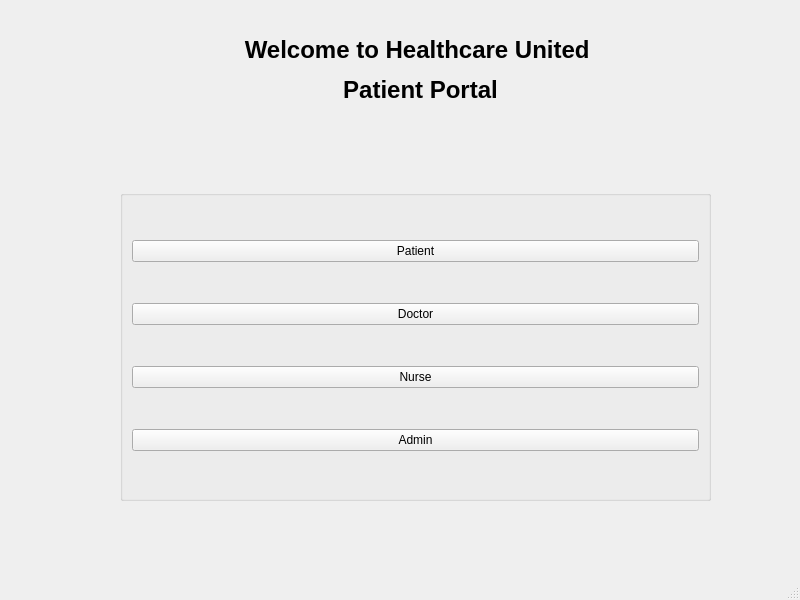
<?xml version="1.0" encoding="UTF-8"?>
<ui version="4.0">
 <class>MainWindow</class>
 <widget class="QMainWindow" name="MainWindow">
  <property name="geometry">
   <rect>
    <x>0</x>
    <y>0</y>
    <width>800</width>
    <height>600</height>
   </rect>
  </property>
  <property name="windowTitle">
   <string>MainWindow</string>
  </property>
  <widget class="QWidget" name="centralwidget">
   <widget class="QLabel" name="label">
    <property name="geometry">
     <rect>
      <x>40</x>
      <y>20</y>
      <width>761</width>
      <height>141</height>
     </rect>
    </property>
    <property name="text">
     <string>&lt;html&gt;&lt;head/&gt;&lt;body&gt;&lt;p align=&quot;center&quot;&gt;&lt;span style=&quot; font-size:18pt; font-weight:600;&quot;&gt;Welcome to Healthcare United &lt;/span&gt;&lt;/p&gt;&lt;p align=&quot;center&quot;&gt;&lt;span style=&quot; font-size:18pt; font-weight:600;&quot;&gt;Patient Portal&lt;/span&gt;&lt;/p&gt;&lt;p align=&quot;center&quot;&gt;&lt;br/&gt;&lt;/p&gt;&lt;/body&gt;&lt;/html&gt;</string>
    </property>
    <property name="textFormat">
     <enum>Qt::AutoText</enum>
    </property>
   </widget>
   <widget class="QGroupBox" name="groupBox">
    <property name="geometry">
     <rect>
      <x>120</x>
      <y>190</y>
      <width>591</width>
      <height>311</height>
     </rect>
    </property>
    <property name="title">
     <string/>
    </property>
    <layout class="QGridLayout" name="gridLayout">
     <item row="3" column="0">
      <widget class="QPushButton" name="pushButton_4">
       <property name="text">
        <string>Admin</string>
       </property>
      </widget>
     </item>
     <item row="1" column="0">
      <widget class="QPushButton" name="pushButton_2">
       <property name="text">
        <string>Doctor</string>
       </property>
      </widget>
     </item>
     <item row="0" column="0">
      <widget class="QPushButton" name="pushButton">
       <property name="text">
        <string>Patient</string>
       </property>
      </widget>
     </item>
     <item row="2" column="0">
      <widget class="QPushButton" name="pushButton_3">
       <property name="text">
        <string>Nurse</string>
       </property>
      </widget>
     </item>
    </layout>
   </widget>
  </widget>
  <widget class="QMenuBar" name="menubar">
   <property name="geometry">
    <rect>
     <x>0</x>
     <y>0</y>
     <width>800</width>
     <height>21</height>
    </rect>
   </property>
  </widget>
  <widget class="QStatusBar" name="statusbar"/>
 </widget>
 <resources/>
 <connections/>
</ui>
